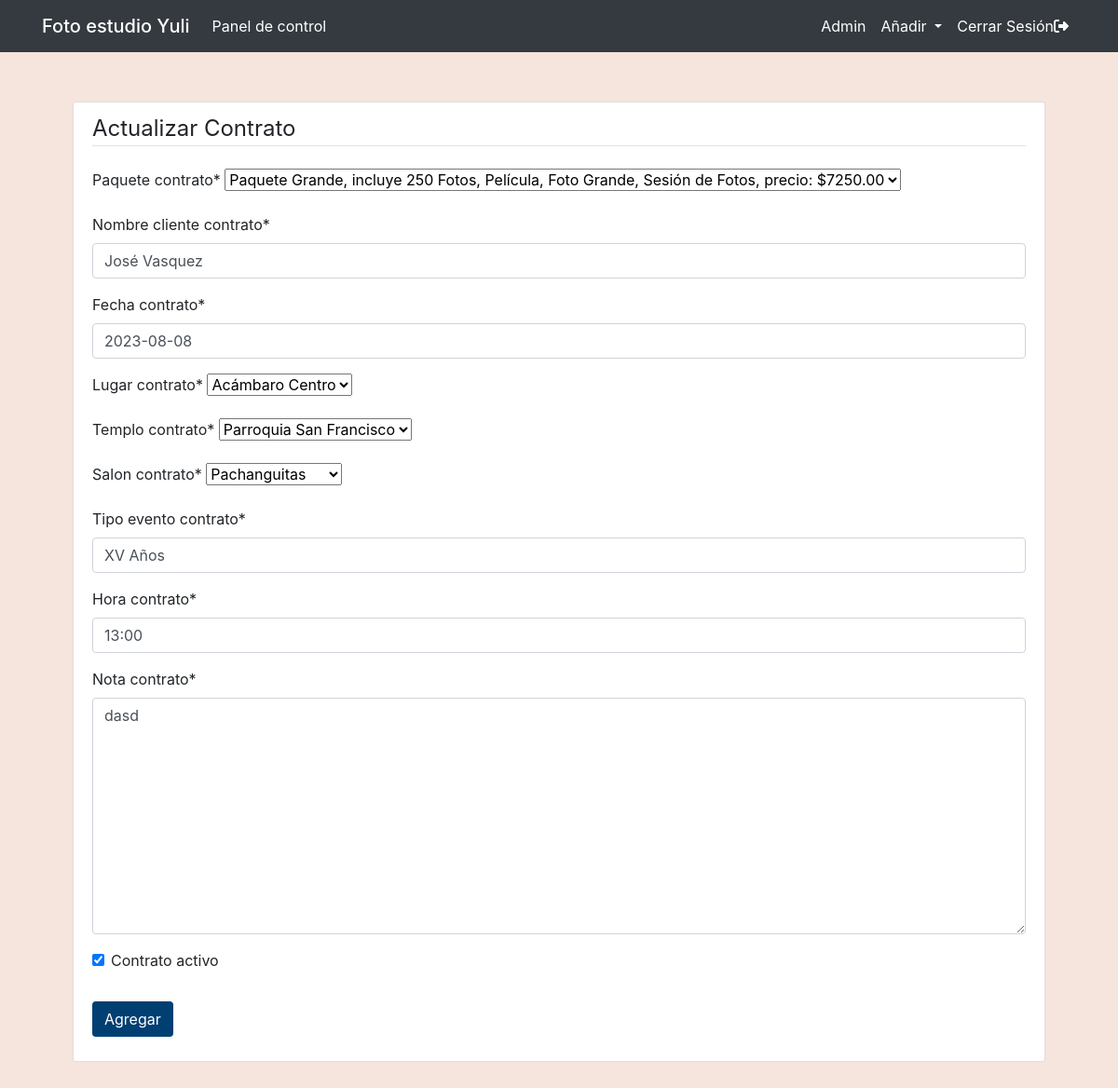
The app's page /contratos/uno/actualizar (signed in) with its own data.
### main/models.py (models this page shows, shortened)
class Contrato(models.Model):
    folio_contrato = models.AutoField(primary_key=True)
    paquete_contrato = models.ForeignKey(Paquete, null=False, blank=False, on_delete=models.CASCADE)
    nombre_cliente_contrato = models.CharField(max_length=100)
    fecha_contrato = models.DateField()
    lugar_contrato = models.ForeignKey(Ubicacion, null=False, blank=False, on_delete=models.CASCADE)
    templo_contrato = models.ForeignKey(Templo, null=False, blank=False, on_delete=models.CASCADE)
    salon_contrato = models.ForeignKey(Salon, null=False, blank=False, on_delete=models.CASCADE)
    tipo_evento_contrato = models.CharField(max_length=50)
    hora_contrato = models.CharField(max_length=10)
    nota_contrato = models.TextField()
    contrato_activo = models.BooleanField(default=True)
    slug = models.SlugField(unique=True, blank=True)

### main/decorators.py (the view)
        def _wrapped_view(request, *args, **kwargs):
            if not request.user.is_superuser:
                messages.error(request, "¡No estás autorizado a esto! Ingresa para continuar")
                return redirect(redirect_url)
            return view_func(request, *args, **kwargs)

### main/forms.py
class ContratosUpdateForm(forms.ModelForm):
    class Meta:
        model = Contrato
        fields = [
            "paquete_contrato",
            "nombre_cliente_contrato",
            "fecha_contrato",
            "lugar_contrato",
            "templo_contrato",
            "salon_contrato",
            "tipo_evento_contrato",
            "hora_contrato",
            "nota_contrato",
            "contrato_activo",
        ]

### main/models.py (called while the page is built)
    def __str__(self):
        txt = "{0}, incluye {1}, precio: ${2}.00"
        return txt.format(self.nombre_paquete, self.descripcion_paquete, self.precio_paquete)

    def __str__(self):
        return self.nombre_ubicacion

    def __str__(self):
        txt = "{0}"
        return txt.format(self.nombre_salon)

    def __str__(self):
        txt = "{0}"
        return txt.format(self.nombre_templo)

### main/views.py (called while the page is built)
@user_is_superuser
def contrato_update(request, contrato: str):
    matching_article = Contrato.objects.filter(slug = contrato).first()
    if request.method == "POST":
        form = ContratosUpdateForm(request.POST, request.FILES, instance=matching_article)
        if form.is_valid():
            form.save()
            return redirect(f'/contratos/{matching_article.slug}')
    else:
        form = ContratosUpdateForm(instance=matching_article)
        return render(
            request=request,
            template_name='main/nuevo_objeto.html',
            context={
                "object": "Contrato",
                "form": form,
                "type": "actualizar"
                }
            )

### main/templates/main/nuevo_objeto.html (shortened to what this page needs)
{% extends "main/header.html" %}
{% load crispy_forms_tags %}
{% block content %}
    <div class="content-section">
        <form method="POST" enctype="multipart/form-data">
            <fieldset class="form-group">
                {% if type == "actualizar" %}
                    <legend class="border-bottom mb-4">Actualizar {{ object }}</legend>
                {% else %}
                    <legend class="border-bottom mb-4">Nuevo {{ object }}</legend>
                {% endif %}
                {{ form|crispy }}
            </fieldset>
            <div class="form-group">
                <button class="btn btncolor" type="submit">Agregar</button>
            </div>
        </form>
    </div>
{% endblock content %}

### main/static/main/main.css (style rules this page uses)
:root { --footercolor: #003F72; --navbarcolor: #ffffff; --btncolor: #003F72; --socialcolor: #003F72; --brightText: #ffffff; }
.btncolor { background-color: var(--btncolor) !important; color: var(--brightText) !important; }
body { background: #f5e5dc; }
.content-section { background: #ffffff; padding: 10px 20px; border: 1px solid #dddddd; border-radius: 3px; margin-bottom: 20px; }

### records on screen
Contrato: paquete_contrato "Paquete Grande, incluye 250 Fotos, Película, Foto Grande, Sesión de Fotos, precio: $7250.00", nombre_cliente_contrato "José Vasquez", fecha_contrato "2023-08-08", lugar_contrato "Acámbaro Centro", templo_contrato "Parroquia San Francisco", salon_contrato "Pachanguitas", tipo_evento_contrato "XV Años", hora_contrato "13:00", nota_contrato "dasd", contrato_activo "☑"

### other values on screen
{{ object }} "Contrato"
